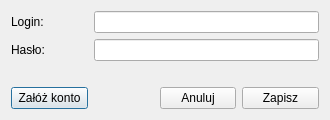
<ui version="4.0" >
 <class>frmNapiProjektConfig</class>
 <widget class="QDialog" name="frmNapiProjektConfig" >
  <property name="geometry" >
   <rect>
    <x>0</x>
    <y>0</y>
    <width>330</width>
    <height>120</height>
   </rect>
  </property>
  <property name="minimumSize" >
   <size>
    <width>330</width>
    <height>120</height>
   </size>
  </property>
  <property name="maximumSize" >
   <size>
    <width>400</width>
    <height>150</height>
   </size>
  </property>
  <property name="windowTitle" >
   <string>NapiProjekt - konfiguracja</string>
  </property>
  <property name="windowIcon" >
   <iconset resource="../../res/resources.qrc" >
    <normaloff>:/engines/napiprojekt.png</normaloff>:/engines/napiprojekt.png</iconset>
  </property>
  <layout class="QGridLayout" name="gridLayout" >
   <item row="0" column="0" >
    <widget class="QLabel" name="lbNick" >
     <property name="text" >
      <string>Login:</string>
     </property>
    </widget>
   </item>
   <item row="0" column="1" colspan="3" >
    <widget class="QLineEdit" name="leNick" >
     <property name="text" >
      <string/>
     </property>
    </widget>
   </item>
   <item row="1" column="0" >
    <widget class="QLabel" name="lbPass" >
     <property name="text" >
      <string>Hasło:</string>
     </property>
    </widget>
   </item>
   <item row="1" column="1" colspan="3" >
    <widget class="QLineEdit" name="lePass" >
     <property name="text" >
      <string/>
     </property>
     <property name="echoMode" >
      <enum>QLineEdit::Password</enum>
     </property>
    </widget>
   </item>
   <item row="2" column="0" colspan="4" >
    <spacer name="verticalSpacer" >
     <property name="orientation" >
      <enum>Qt::Vertical</enum>
     </property>
     <property name="sizeHint" stdset="0" >
      <size>
       <width>318</width>
       <height>41</height>
      </size>
     </property>
    </spacer>
   </item>
   <item row="3" column="0" >
    <widget class="QPushButton" name="pbRegister" >
     <property name="text" >
      <string>Załóż konto</string>
     </property>
    </widget>
   </item>
   <item row="3" column="1" >
    <spacer name="horizontalSpacer" >
     <property name="orientation" >
      <enum>Qt::Horizontal</enum>
     </property>
     <property name="sizeHint" stdset="0" >
      <size>
       <width>108</width>
       <height>20</height>
      </size>
     </property>
    </spacer>
   </item>
   <item row="3" column="2" >
    <widget class="QPushButton" name="pbCancel" >
     <property name="text" >
      <string>Anuluj</string>
     </property>
    </widget>
   </item>
   <item row="3" column="3" >
    <widget class="QPushButton" name="pbSave" >
     <property name="text" >
      <string>Zapisz</string>
     </property>
    </widget>
   </item>
  </layout>
 </widget>
 <resources>
  <include location="../../res/resources.qrc" />
 </resources>
 <connections>
  <connection>
   <sender>pbCancel</sender>
   <signal>clicked()</signal>
   <receiver>frmNapiProjektConfig</receiver>
   <slot>reject()</slot>
   <hints>
    <hint type="sourcelabel" >
     <x>236</x>
     <y>101</y>
    </hint>
    <hint type="destinationlabel" >
     <x>164</x>
     <y>59</y>
    </hint>
   </hints>
  </connection>
  <connection>
   <sender>pbSave</sender>
   <signal>clicked()</signal>
   <receiver>frmNapiProjektConfig</receiver>
   <slot>accept()</slot>
   <hints>
    <hint type="sourcelabel" >
     <x>300</x>
     <y>101</y>
    </hint>
    <hint type="destinationlabel" >
     <x>164</x>
     <y>59</y>
    </hint>
   </hints>
  </connection>
 </connections>
</ui>
